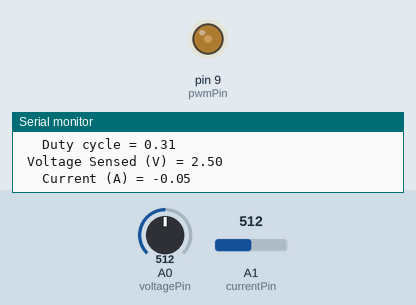
Recording of a sketch running on a simulated Arduino Uno, built with avr-gcc and run on an emulated ATmega328P. Parts: output pins drawn as LEDs (lit = HIGH), the last lines printed to the serial monitor. The test bench sets the inputs (shaded band); at power-on: A1 (currentPin) = 512, A0 (voltagePin) = 512.

Above: at 1.2 s.
1.3 s: A1 (currentPin) set to 306
At 35.2 s:
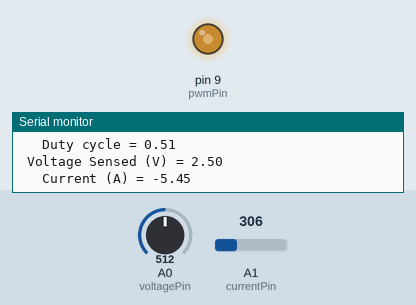
Timing chart, 0 to 37.1 s (numbered marks = the images above; inputs shaded):
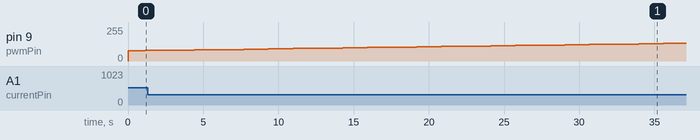

The sketch:

perturb_and_observe.ino
```cpp
#include <TimerOne.h>

const int voltagePin = A0; // Pin for PV voltage
const int currentPin = A1; // Pin for PV current
const int pwmPin = 9; // PWM output pin (for most Arduinos, pins 3, 5, 6, 9, 10, and 11 have PWM capability)

float voltage, current, power, lastVoltage, lastPower, V, I;
float deltaVoltage = 0.075; // Small perturbation in voltage
double duty = 0.3; // Start with a 50% duty cycle

void setup() {
 Serial.begin(9600);
 Timer1.initialize(100);
 pinMode(A0, INPUT);
 pinMode(A1, INPUT);
Timer1.pwm(9, duty*1023);

 lastVoltage = analogRead(A1) * (5.0 / 1023.0); // Initial voltage measurement
 lastPower = lastVoltage * (analogRead(A0) * (5.0 / 1023.0)); // Initial power calculation
}

void loop() {
 for(int i = 0; i < 1000; i++) {
 voltage = (voltage + (.0048828125 * analogRead(A1))); // (5 V / 1024 = 0.0049) which converter Measured analog input voltage to 5 V Range
delay(1);
}

 voltage = voltage/1000;
 I = (voltage - 2.509)/ 0.186;
 V = ( (.0048828125 * analogRead(A0)));
 current = analogRead(A1) * (5.0 / 1023.0);
 power = V * I;

 // Perturb and Observe Algorithm
 if (power > lastPower) {
 if (voltage > lastVoltage) {
duty=(duty+0.01);
 lastVoltage = voltage + deltaVoltage; // Increase voltage
 } else {
 duty=(duty-0.01); // Decrease duty cycle
 lastVoltage = voltage - deltaVoltage; // Decrease voltage
 }
 } else {
 if (voltage > lastVoltage) {
 duty=(duty-0.01); // Decrease duty cycle
 lastVoltage = voltage - deltaVoltage; // Decrease voltage
 } else {
 duty=(duty+0.01); // Increase duty cycle
 lastVoltage = voltage + deltaVoltage; // Increase voltage
 }
 }

 // Ensure PWM values are within bounds
 duty = constrain(duty, 0.05, 0.95);

 // Update the PWM output
Timer1.pwm(9, duty*1023);

 lastPower = power;
 Serial.print("\t Duty cycle = "); // shows the voltage measured

 Serial.println(duty);
 Serial.print("\n Voltage Sensed (V) = ");
 Serial.println(V);
 Serial.print("\t Current (A) = "); // shows the voltage measured
 Serial.println(I);
 delay(500); // Adjust this delay based on how frequently you want to run the MPPT algorithm
}
```
